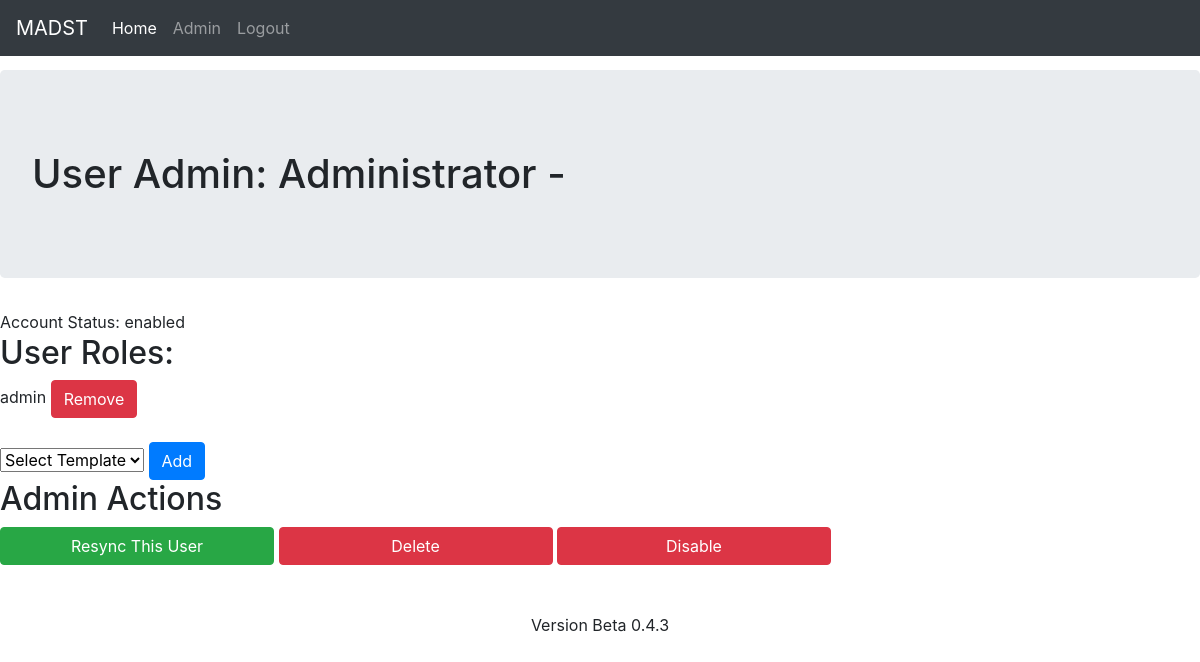
/admin/user?user_id=2 (signed in), run on the app's committed database.
### app/models.py (models this page shows, shortened)
class User(db.Model):
	id = db.Column(db.Integer, primary_key=True)
	first_name = db.Column(db.String(120))
	last_name = db.Column(db.String(120))
	username = db.Column(db.String(120), unique=True)
	email = db.Column(db.String(120), unique=True)
	password = db.Column(db.String(120))
	sync_password = db.Column(db.String(120))
	sync_username = db.Column(db.String(120))
	disabled = db.Column(db.String(120))
	is_ldap_user = db.Column(db.String(120))
	ldap_guid = db.Column(db.String(120))
	__tablename__ = 'user'
	tasks = relationship("Task", back_populates="user")
	roles = relationship(
		"Role",
		secondary=role_table,
		back_populates="users"
	)
	admin_orgs = relationship(
		"Organization",
		secondary=admin_user_table,
		back_populates="admin_users"
	)
	type = db.Column(db.String(50))
	@property
	def is_authenticated(self):
		return True
	def check_role(self, role):
		if type(role) is str:
			rolelist = []
			for r in self.roles:
				rolelist.append(r.name)
			if role in rolelist:
				return True
		if role in self.roles:
			return True

class Role(db.Model):
	__tablename__ = 'role'
	id = db.Column(db.Integer, primary_key=True)
	name = db.Column(db.String(120), unique=True)
	disabled = db.Column(db.Boolean())
	ldap_group_dn = db.Column(db.String(120))
	users = relationship(
		"User",
		secondary=role_table,
		back_populates="roles"
	)
	usertemplates = relationship(
		"UserTemplate",
		secondary=role_template_map,
		back_populates="roles"
	)

### app/views.py (the view, shortened to what this page needs)
@app.route("/admin/user", methods=['GET', 'POST'])
@login_required
@required('admin')
@no_disabled_users
@with_db_session
def admin_user(sesh):
	form = AddName()
	roleform = AddRole()
	user_id = request.args.get('user_id', default=0, type=int)
	delete = request.args.get('delete', default=0, type=int)
	disable = request.args.get('disable', default=0, type=int)
	enable = request.args.get('enable', default=0, type=int)
	user = sesh.query(models.User).filter_by(id=user_id).first()
	if request.method == 'POST':
		if not roleform.rolename.data == roleform.rolename.default:
			role = sesh.query(models.Role).filter_by(id=roleform.rolename.data).first()
			user.add_role(role)
			sesh.add(role)
			sesh.add(user)
			sesh.commit()
			flash("Role {} added to user {}".format(role.name, user.first_name.title() + ' ' + user.last_name.title()))
		elif request.form.getlist('remove_role'):
			role_id = request.form['remove_role']
			role = get_role(sesh, role_id)
			if role.name == 'admin' and len(role.users) == 1:
				flash("You can't remove the last user from the admin group, or you won't be able to add any more users.")
			elif user_id == current_user.id:
				flash("You can't remove yourself from the admin group, another admin has to do that.")
			else:
				user.roles.remove(role)
				sesh.add(user)
				sesh.commit()
				flash("Removed role {} from user {}.".format(role.name, user.first_name.title() + ' ' + user.last_name.title()))
		return redirect(url_for('admin_user', user_id=user_id))
	elif request.method == 'GET':
		roles = sesh.query(models.Role).all()
		choices = [(0, "Select Template")]
		for r in roles:
			if r not in user.roles:
				choices.append((r.id, r.name))
		roleform.rolename.choices = choices
		if delete == 1:
			if user.check_role('admin'):
				flash("You cannot delete admin users without first removing them from the admin group.")
			else:
				delete_user(user_id)
				return redirect(url_for('admin_users'))
		roles = user.roles
		return render_template('admin_user.html',
							   form=form,
							   roles=roles,
							   roleform=roleform,
							   version_number=version_number,
							   user=user)

### app/forms.py
class AddName(Form):
	name = StringField('Name', validators=[DataRequired()])

class AddRole(Form):
	rolename = SelectField('Role Name', coerce=int, validators=[DataRequired()])

### app/views.py (called while the page is built)
@login_manager.user_loader
def load_user(username):
	return db.session.query(models.User).filter_by(username=username).first()

@app.before_request
def before_request():
	g.user = current_user

### app/templates/admin_user.html (shortened to what this page needs)
{%extends "base.html" %}
{% block content %}
<main role="main">
    <div class="jumbotron">
            <p><h1>User Admin: {{ user.username }} - {{ user.first_name.title() }} {{ user.last_name.title() }}</h1></p>
    </div>
    Account Status:
    {% if user.disabled %}
    disabled
    {% else %}
    enabled
    {% endif %}
    <div><h2>User Roles:</h2>
        {% for r in roles %}
        <form method="post" action="user?user_id={{ user.id }}" class="inline">
            {{ r.name }} <button type="submit" name="remove_role" value="{{ r.id }}" class="btn btn-danger btn-xs">Remove</button>
        </form>
        <br>
        {% endfor %}
        <form action="" method="post" name="Inputs">
        {{ roleform.rolename() }} <input class="btn btn-primary" type="submit" value="Add">
        </form>
    <div>
        <h2>Admin Actions</h2>
        <input class="btn btn-success" value="Resync This User" onclick="location.href = '{{ url_for('admin_user', user_id=user.id, resync=1) }}';">
        <input class="btn btn-danger" data-toggle="confirmation" value="Delete" onclick="location.href = '{{ url_for('admin_user', user_id=user.id, delete=1) }}';">
        {% if user.disabled %}
        <input class="btn btn-success" data-toggle="confirmation" value="Enable" onclick="location.href = '{{ url_for('admin_user', user_id=user.id, enable=1) }}';">
        {% else %}
        <input class="btn btn-danger" data-toggle="confirmation" value="Disable" onclick="location.href = '{{ url_for('admin_user', user_id=user.id, disable=1) }}';">
        {% endif %}
    </div>
</main>
{% endblock %}

### app/static/css/navbar-top-fixed.css (style rules this page uses)
body { min-height: 200px; padding-top: 70px; }

### data on the page
User: username "Administrator"
Role: name "admin", {{ r.id }} 1 (drawn)

### other printed values
{{ version_number }} "Beta 0.4.3"
